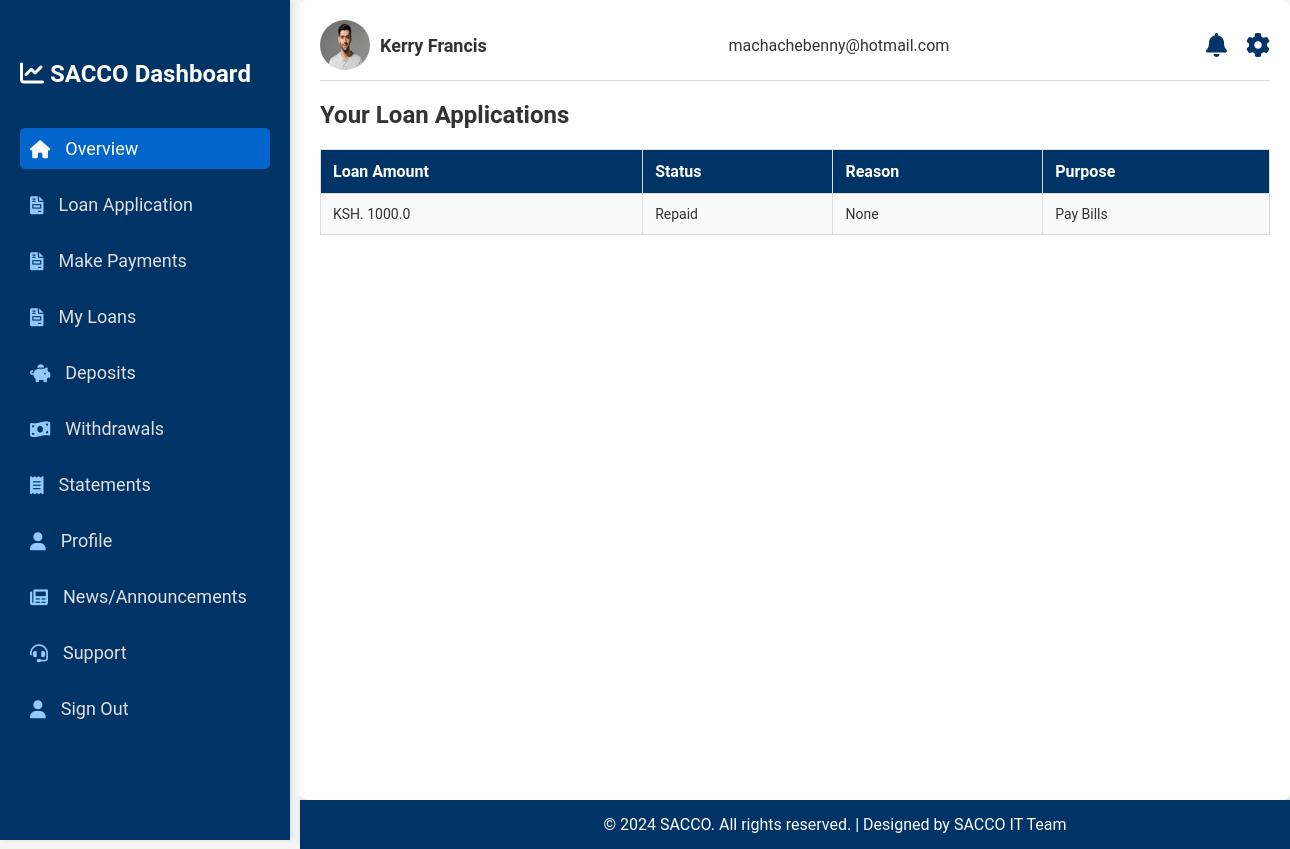
The app's page /loan_application_status (signed in), older data.
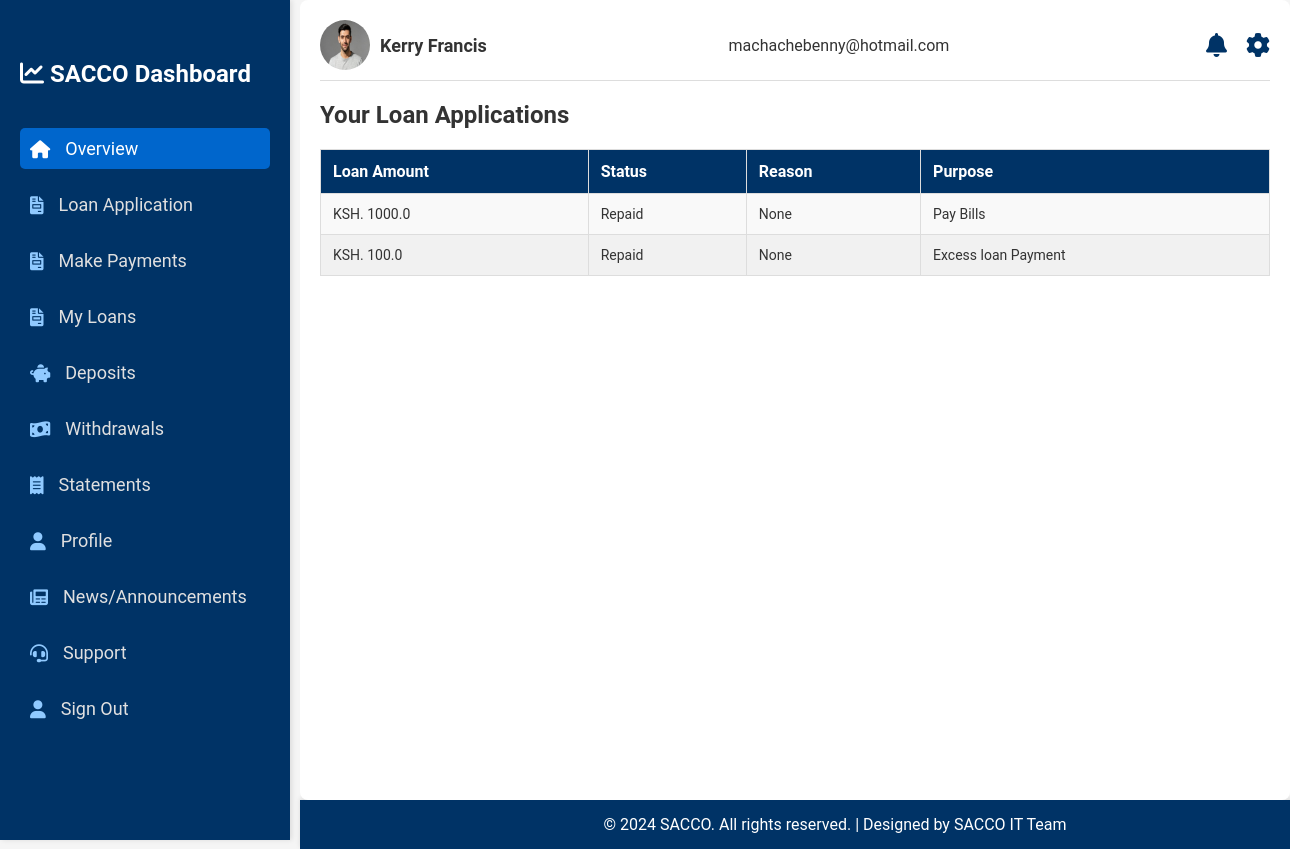
The same page, newer data.
### main_app/models.py (models this page shows, shortened)
class Loan(db.Model):
    id = db.Column(db.Integer, primary_key=True)
    user_id = db.Column(db.String(10), db.ForeignKey('user.user_id'), nullable=False)
    loan_amount = db.Column(db.Float, nullable=False)
    status = db.Column(db.String(20), nullable=False, default='Pending')
    rejection_reason = db.Column(db.String(120), nullable=True)
    loan_term = db.Column(db.Integer, nullable=False)
    interest_rate = db.Column(db.Float, nullable=False)  # Annual interest rate
    total_amount_due = db.Column(db.Float, nullable=False, default=0.0)  # Amount after interest
    monthly_payment = db.Column(db.Float, nullable=False, default=0.0)  # Payment With interest
    purpose = db.Column(db.String(120), nullable=False)
    start_date = db.Column(db.DateTime, nullable=False, default=datetime.now())
    next_due_date = db.Column(db.DateTime, nullable=False)
    amount_paid = db.Column(db.Float, default=0)
    penalty = db.Column(db.Float, nullable=False, default=0.0)  # Add a penalty field
    loan_user = db.relationship('User', back_populates='personal_loan', lazy=True, uselist=False)
    disbursement = db.relationship('Disbursement', back_populates='loan', lazy=True, uselist=False)
    repayment = db.relationship('Repayment', back_populates='loan', lazy=True, uselist=False)

### main_app/routes.py (the view)
@app.route('/loan_application_status')
@login_required
def loan_application_status():
    loans = Loan.query.filter_by(user_id=current_user.user_id).all()
    return render_template('user/loan_status.html', loans=loans)

### main_app/models.py (called while the page is built)
@login_manager.user_loader
def load_user(user_id):
    user_id = str(user_id)
    if user_id.startswith('user_'):
        return User.query.get(user_id)
    elif user_id.startswith('admin_'):
        return Admin.query.get(user_id)
    return None  # Return None if no user/admin is found

### main_app/templates/user/loan_status.html
{% extends "user/layout.html" %}
{% block content %}
<div class="recent-deposits">
    <h2>Your Loan Applications</h2>
    <table class="deposit-history">
        <thead>
            <tr>
                <th>Loan Amount</th>
                <th>Status</th>
                <th>Reason</th>
                <th>Purpose</th>
            </tr>
        </thead>
        <tbody>
            <ul>
                {% for loan in loans %}
                <tr>
                    {% if loan.rejection_reason %}
                    <td>KSH. {{ loan.loan_amount }}</td>
                    <td>{{ loan.status }}</td>
                    <td>{{ loan.rejection_reason }}</td>
                    <td>{{ loan.purpose }}</td>
                    {% else %}
                    <td>KSH. {{ loan.loan_amount }}</td>
                    <td>{{ loan.status }}</td>
                    <td>{{ loan.rejection_reason }}</td>
                    <td>{{ loan.purpose }}</td>
                    {% endif %}
                </tr>
                {% endfor %}
            </ul>
        </tbody>
    </table>
</div>
{% endblock %}

Row changes from the older to the newer data that the page shows:
added Loan: loan_amount "100.0", status "Repaid", rejection_reason "None", purpose "Excess loan Payment"
